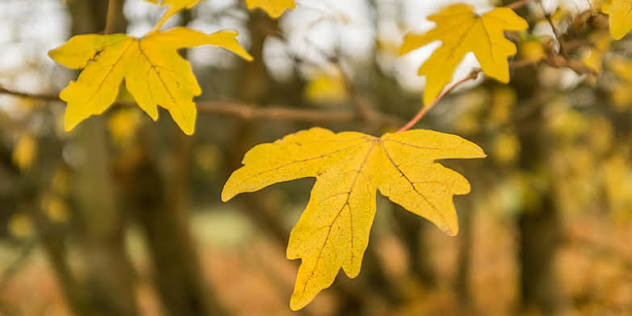
#> input picture images (1).jpg, 632 x 316 px
$ jupyter execute '6TH (3).ipynb'   (older library calls are emulated)
#> lines starting #> are read from the running program, lines starting #| are printed output that depends on the picture
## Ex.No: Record-EDGE DETECTION
## Name:SELVAGANESH B
## Reg.No:212224230258

[cell 1]
import cv2
import numpy as np
import matplotlib.pyplot as plt

image = cv2.imread('images (1).jpg')
#> image is the input picture: shape (316, 632, 3); mean B, G, R 48.9, 126.5, 157.3
gray_image = cv2.cvtColor(image, cv2.COLOR_BGR2GRAY)
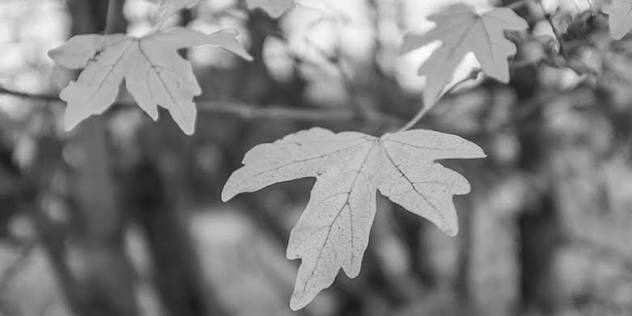
#> gray_image: shape (316, 632); min 25, max 253, mean 126.9

plt.imshow(cv2.cvtColor(image, cv2.COLOR_BGR2RGB))
plt.title('Original Image')
plt.axis('off')

[cell 2]
sobel_x = cv2.Sobel(gray_image, cv2.CV_64F, 1, 0, ksize=5)
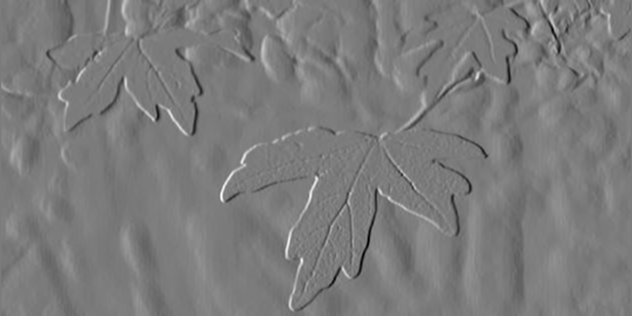
#> sobel_x: shape (316, 632) float64; min -5890, max 6231, mean 0.9; drawn with min black and max white
sobel_y = cv2.Sobel(gray_image, cv2.CV_64F, 0, 1, ksize=5)
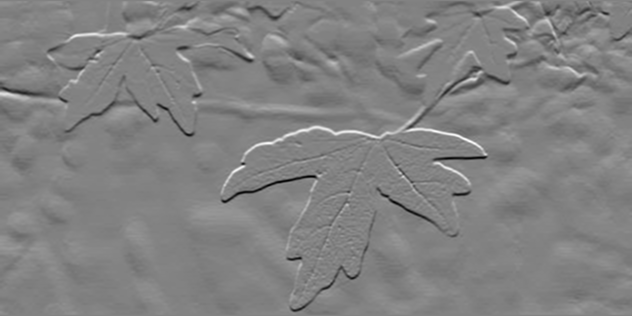
#> sobel_y: shape (316, 632) float64; min -5816, max 5526, mean -33.9; drawn with min black and max white
sobel_combined = cv2.magnitude(sobel_x, sobel_y)
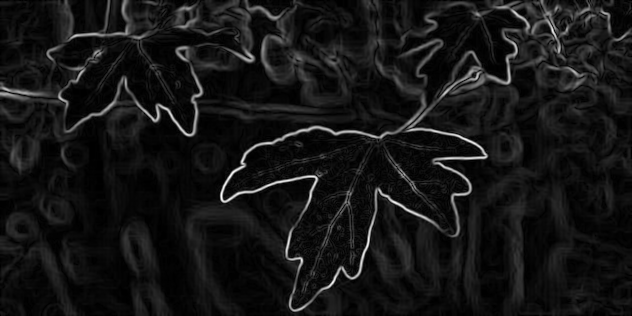
#> sobel_combined: shape (316, 632) float64; min 0, max 6252.6, mean 530.7; drawn with min black and max white
plt.imshow(sobel_combined, cmap='gray')
plt.title('Sobel Edge Detection')
plt.axis('off')

[cell 3]
laplacian = cv2.Laplacian(gray_image, cv2.CV_64F)
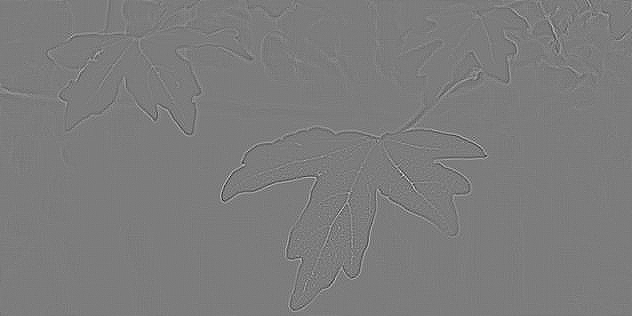
#> laplacian: shape (316, 632) float64; min -207, max 216, mean 0; drawn with min black and max white
plt.imshow(laplacian, cmap='gray')
plt.title('Laplacian Edge Detection')
plt.axis('off')

[cell 4]
canny_edges = cv2.Canny(gray_image, 50, 150)
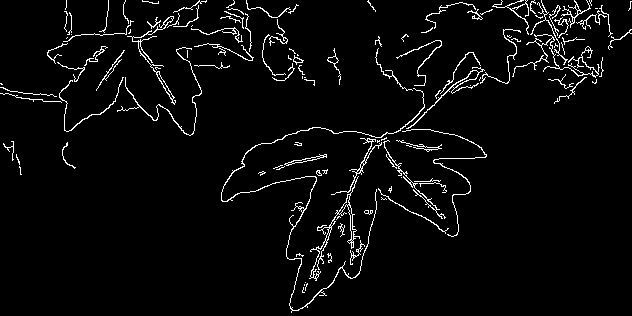
#> canny_edges: shape (316, 632); 3.9% white in thin lines or dots
plt.imshow(canny_edges, cmap='gray')
plt.title('Canny Edge Detection')
plt.axis('off')
